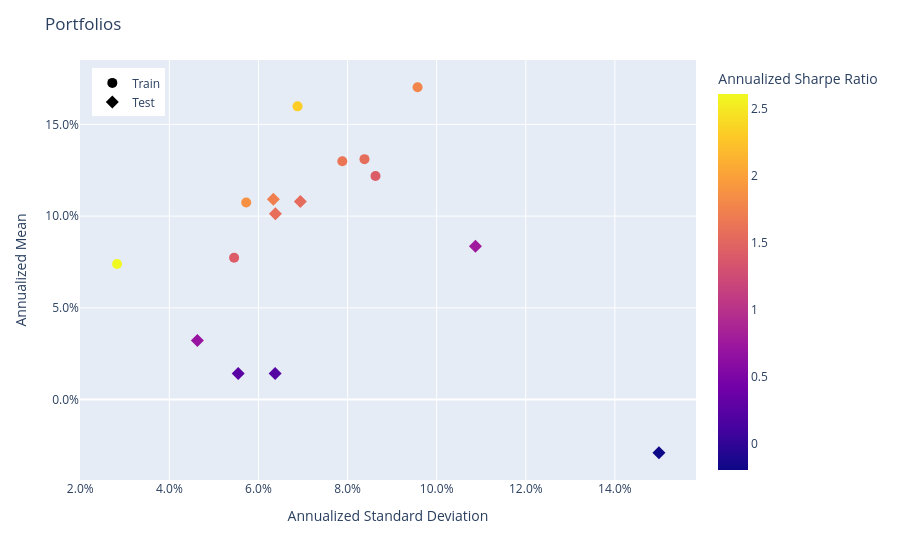

Write notebook code for a chart like this one.
### Code cell
population.plot_measures(
    x=RiskMeasure.ANNUALIZED_STANDARD_DEVIATION,
    y=PerfMeasure.ANNUALIZED_MEAN,
    color_scale=RatioMeasure.ANNUALIZED_SHARPE_RATIO,
    hover_measures=[RiskMeasure.MAX_DRAWDOWN, RatioMeasure.ANNUALIZED_SORTINO_RATIO],
)

### Figure 1 — Plotly figure (JSON) as saved in the notebook; plotly's stock layout.template omitted (floating-point values rounded to 4 significant figures)
{"data": [{"customdata": [["Train", 0.04418, 1.997, 1.418], ["Train", 0.0673, 2.142, 1.413], ["Train", 0.0669, 2.286, 1.564], ["Train", 0.09763, 2.599, 1.779], ["Train", 0.07888, 2.32, 1.648], ["Train", 0.04827, 2.784, 1.876], ["Train", 0.01482, 3.529, 2.614], ["Train", 0.06109, 3.289, 2.324]], "hovertemplate": "<b>%{hovertext}</b><br><br>tag=%{customdata[0]}<br>Annualized Standard Deviation=%{x:.3f}<br>Annualized Mean=%{y:.3f}<br>MAX Drawdown=%{customdata[1]:.3f}<br>Annualized Sortino Ratio=%{customdata[2]:.3f}<br>Annualized Sharpe Ratio=%{marker.color:.3f}<extra></extra>", "hovertext": ["Fold 0", "Fold 1", "Fold 2", "Fold 3", "Fold 4", "Fold 5", "Fold 6", "Fold 7"], "legendgroup": "Train", "marker": {"color": [1.418, 1.413, 1.564, 1.779, 1.648, 1.876, 2.614, 2.324], "coloraxis": "coloraxis", "size": 10, "symbol": "circle"}, "mode": "markers", "name": "Train", "orientation": "v", "showlegend": true, "type": "scatter", "x": [0.05454, 0.08627, 0.08379, 0.09571, 0.07882, 0.05725, 0.02826, 0.06877], "xaxis": "x", "y": [0.07735, 0.1219, 0.1311, 0.1703, 0.1299, 0.1074, 0.07386, 0.1598], "yaxis": "y"}, {"customdata": [["Test", 0.04973, 2.334, 1.588], ["Test", 0.0708, 1.067, 0.7685], ["Test", 0.07775, 2.185, 1.555], ["Test", 0.06389, 0.3107, 0.2237], ["Test", 0.08104, 0.3793, 0.2571], ["Test", 0.03112, 0.9701, 0.6964], ["Test", 0.05706, 2.248, 1.724], ["Test", 0.08001, -0.2865, -0.1936]], "hovertemplate": "<b>%{hovertext}</b><br><br>tag=%{customdata[0]}<br>Annualized Standard Deviation=%{x:.3f}<br>Annualized Mean=%{y:.3f}<br>MAX Drawdown=%{customdata[1]:.3f}<br>Annualized Sortino Ratio=%{customdata[2]:.3f}<br>Annualized Sharpe Ratio=%{marker.color:.3f}<extra></extra>", "hovertext": ["Fold 0", "Fold 1", "Fold 2", "Fold 3", "Fold 4", "Fold 5", "Fold 6", "Fold 7"], "legendgroup": "Test", "marker": {"color": [1.588, 0.7685, 1.555, 0.2237, 0.2571, 0.6964, 1.724, -0.1936], "coloraxis": "coloraxis", "size": 10, "symbol": "diamond"}, "mode": "markers", "name": "Test", "orientation": "v", "showlegend": true, "type": "scatter", "x": [0.0638, 0.1087, 0.0694, 0.06375, 0.05545, 0.04629, 0.06335, 0.1499], "xaxis": "x", "y": [0.1013, 0.08354, 0.108, 0.01426, 0.01425, 0.03223, 0.1092, -0.02902], "yaxis": "y"}], "layout": {"coloraxis": {"colorbar": {"title": {"text": "Annualized Sharpe Ratio"}}, "colorscale": [[0, "#0d0887"], [0.1111, "#46039f"], [0.2222, "#7201a8"], [0.3333, "#9c179e"], [0.4444, "#bd3786"], [0.5556, "#d8576b"], [0.6667, "#ed7953"], [0.7778, "#fb9f3a"], [0.8889, "#fdca26"], [1, "#f0f921"]]}, "legend": {"title": {}, "tracegroupgap": 0, "x": 0.02, "xanchor": "left", "y": 0.98, "yanchor": "top"}, "margin": {"t": 60}, "title": {"text": "Portfolios"}, "xaxis": {"anchor": "y", "domain": [0, 1], "tickformat": ",.1%", "title": {"text": "Annualized Standard Deviation"}}, "yaxis": {"anchor": "x", "domain": [0, 1], "tickformat": ",.1%", "title": {"text": "Annualized Mean"}}}}
